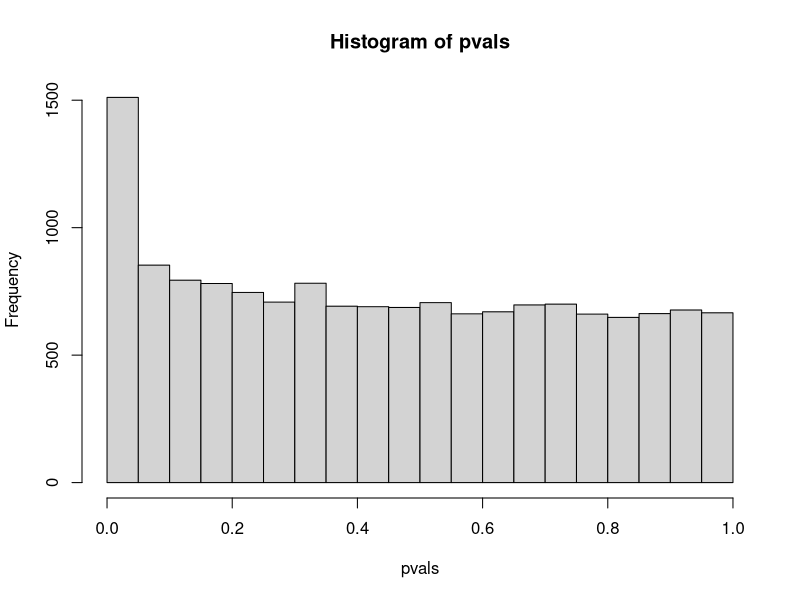

The R source for this figure: (Note: a time limit stopped this script after it produced the figure.)
# Лев Мазаев
# Прочтение и преобразование данных
readata <- read.table(file = "counts5.txt", header = TRUE, sep = " ")
readata <- sweep(x = readata, MARGIN = 2, STATS = colSums(readata), FUN = "/")
readata <- readata*10^6 # CPM
head(readata)

# Удаление строк с нулями
zerows <- apply(readata, 1, function(i) all(i == 0))
readata <- readata[zerows == FALSE, ]

# Т-тест
pvals <- sapply(1:nrow(readata), function(i) t.test(readata[i, 1:4], readata[i, 5:8])$p.value)
hist(pvals)
pnum <- sum(pvals < 0.05)
falsediscoveryrate <- 0.05*nrow(readata)/pnum
truenum <- floor(pnum*(1-falsediscoveryrate))
# Получено 1511 генов с p < 0.05, с учётом FDR=0.496 значимых генов (без ложных) оказывается 761

# Перестановки
permutator <- function() {
  inds <- sample(1:8)
  permutedata <- readata[inds]
  permutepvals <- sapply(1:nrow(permutedata), function(i) {
    t.test(permutedata[i, 1:4], permutedata[i, 5:8])$p.value
  })
  return(sum(permutepvals < 0.05))
}
permnums <- replicate(100, permutator())
min(permnums)
max(permnums[permnums != pnum])
sum(permnums != pnum)
hist(permnums, 80)
abline(v = pnum, col = "red")
# При перестановках столбцов число генов с pvalue < 0.05 снижается до
# 450-650, что говорит о том, что результат, полученный при правильно расставленных
# столбцах - не случайный. Результат, полученный при правильных группах, значительно отклоняется
# от распределения результатов, полученных при неправильных группах.
# Возможен случай, когда столбцы при использовании sample выстроились в 
# правильном порядке, тогда снова получается 1511. 
